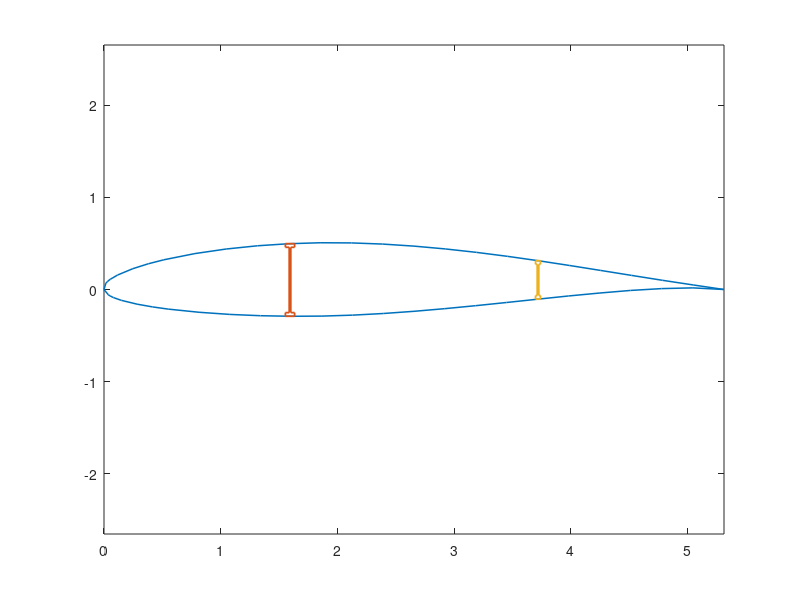

This chart was generated by the following MATLAB code: (Note: this script raises an error after producing the figure.)
%% 
c = 1.619*3.28084;
coordinates = load('n63415-il.dat');
x = .01*c*coordinates(:,1);
y = .01*c*coordinates(:,2);
x1 = 0.3*c;
x2 = 0.7*c; 
tw = 0.004*3.28084;
tf = 0.012*3.28084;
y11=0.1517*3.28084;
y12=-0.08855*3.28084;
y21=0.09546*3.28084;
y22=-0.031975*3.28084;
t1 = 0.1*(y11-y12);
t2 = 0.1*(y21-y22);

%%
plot(x,y,'Linewidth',1.1);
hold on
plot([x1-t1/2, x1+t1/2, x1+t1/2, x1+tw/2, ...
    x1+tw/2, x1+t1/2, x1+t1/2, x1-t1/2, x1-t1/2, x1-tw/2, ...
    x1-tw/2, x1-t1/2, x1-t1/2],[y11, y11, y11-tf, y11-tf, y12+tf, y12+tf, ...
    y12, y12, y12+tf, y12+tf, y11-tf, y11-tf, y11],'Linewidth', 1.3);
xlim([0 1]*c);
ylim([-0.5 0.5]*c);
hold on
plot([x2-t2/2, x2+t2/2, x2+t2/2, x2+tw/2, ...
    x2+tw/2, x2+t2/2, x2+t2/2, x2-t2/2, x2-t2/2, x2-tw/2, ...
    x2-tw/2, x2-t2/2, x2-t2/2],[y21, y21, y21-tf, y21-tf, y22+tf, y22+tf, ...
    y22, y22, y22+tf, y22+tf, y21-tf, y21-tf, y21], 'Linewidth', 1.3);
ax = gca;
ax.FontSize = 14;
ax.XAxis.LineWidth = 1.2;
ax.YAxis.LineWidth = 1.2;
hold on
z_stringer=[x(12),x(9),x(40),x(43)];
y_stringer=[y(12),y(9),y(40),y(43)];
plot(z_stringer,y_stringer, '*k');
set(gcf, 'Position',  [100, 100, 900, 600]);